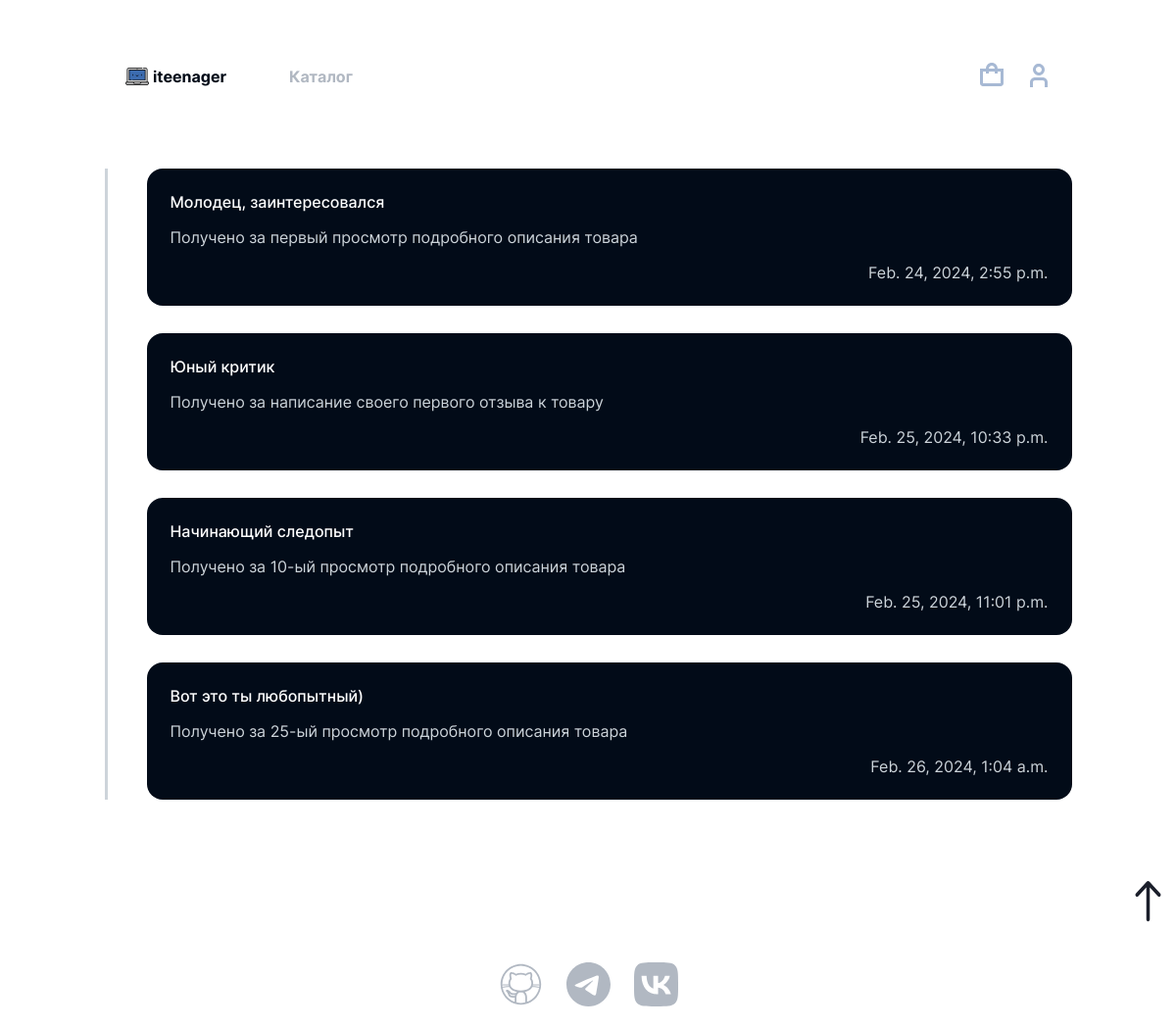
The page /achievements/ (signed in) on the database its author committed.
### shop/models.py (models this page shows)
class Achievement(models.Model):
    title = models.CharField(max_length=255)
    description = models.CharField(max_length=500)
    user = models.ForeignKey(User, on_delete=models.SET_NULL, null=True, blank=True)
    date_added = models.DateTimeField(auto_now_add=True)

### shop/views.py (the view)
# urls.py: path('achievements/', views.Achievements.as_view(), name="achievements"),
class Achievements(ListView):
    model = Achievement
    context_object_name = 'achievements'
    template_name = 'achievements.html'
    def get_queryset(self):
        return Achievement.objects.filter(user=self.request.user)
    def get_context_data(self, **kwargs):
        context = super().get_context_data(**kwargs)
        context['user'] = self.request.user
        return context

### shop/templates/achievements.html (shortened to what this page needs)
{% extends 'main.html' %}
{% load static %}
{% block css%}
<link rel="stylesheet" type="text/css" href="{% static 'css/interface.css' %}">
<link rel="stylesheet" type="text/css" href="{% static 'css/header.css' %}">
<link rel="stylesheet" type="text/css" href="{% static 'css/achivement.css' %}">
{% endblock css%}
{% block content %}
<div class="container container-achivement">
    <ul class="achivement-list">
        {% for achie in achievements %}
        <li class="achivement-item">
            <span class="achivement-item__title">{{achie.title}}</span>
            <p class="achivement-item__description">{{achie.description}}</p>
            <span class="achivement-item__date">{{achie.date_added}}</span>
        </li>
        {% endfor %}
    </ul>
</div>
<div class="line-button-page-up">
    <button class="pageUp"><img src="/static/icons/arrowSort-up.svg" alt="arrow up"></button>
</div>
<footer>
    <a href="https://github.com/Erubarm">
        <img src="{% static 'icons/icon-github.svg' %}" alt="github icon">
    </a>
    <a href="https://t.me/KKom3 ">
        <img src="{% static 'icons/icon-telegram.svg' %}" alt="telegram icon">
    </a>
    <a href="https://vk.com/pomianem_xex">
        <img src="{% static 'icons/icon-vk.svg' %}" alt="VK icon">
    </a>
</footer>
{% endblock content %}

### static/css/interface.css (style rules this page uses)
:root { --Black: #020B18; --White: #fff; --Grey-100: #F0F1F3; --Grey-200: #CDD4DA; --Blue-100: #B1B8C2; --Blue-200: #020B18; --Blue-300: #3C6CB0; }
body { background: var(--White); }
.container { display: flex; flex-direction: column; align-items: center; }
body { margin:0; }
footer { display: flex; flex-direction: row; justify-content: center; align-items: center; gap: 24px; padding-top: 36px; padding-bottom: 18px; }
h1,h2,h3,p { margin: 0; }
.line-button-page-up { width: 100%; display: flex; flex-direction: row; justify-content: end; }
.line-button-page-up button { background: inherit; border: none; cursor: pointer; }

### static/css/achivement.css (style rules this page uses)
.container-achivement { margin: 64px 128px; }
.achivement-list { display: flex; flex-direction: column; justify-content: space-between; flex-wrap: wrap; gap: 28px; width: 100%; list-style: none; border: none; border-left: 3px solid var(--Grey-200); }
.achivement-item { padding: 24px; border-radius: 16px; color: var(--White); background: var(--Black); display: flex; flex-direction: column; gap: 16px; }
.achivement-item__title { font-family: 'Inter h3', sans-serif; color: var(--White); }
.achivement-item__description, .achivement-item__date { font-family: 'Inter p-big', sans-serif; color: var(--Grey-200); }
.achivement-item__date { text-align: end; }

### rows shown on the page
Achievement: title "Молодец, заинтересовался", description "Получено за первый просмотр подробного описания товара", date_added "Feb. 24, 2024, 2:55 p.m."
Achievement: title "Юный критик", description "Получено за написание своего первого отзыва к товару", date_added "Feb. 25, 2024, 10:33 p.m."
Achievement: title "Начинающий следопыт", description "Получено за 10-ый просмотр подробного описания товара", date_added "Feb. 25, 2024, 11:01 p.m."
Achievement: title "Вот это ты любопытный)", description "Получено за 25-ый просмотр подробного описания товара", date_added "Feb. 26, 2024, 1:04 a.m."
